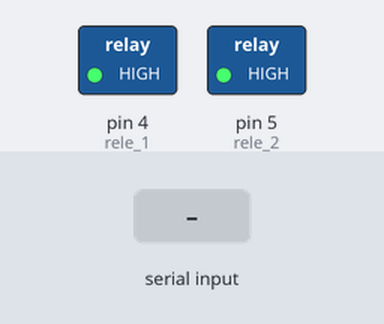
A sketch run on a simulated Arduino Nano, built with avr-gcc and run on an emulated ATmega328P. Parts: switched loads named in the sketch (green lamp = pin HIGH). The test bench sets the inputs (shaded band). What the sketch prints to the serial monitor is not drawn.

Above: at 1.2 s.
1.3 s: "+" received over Serial
At 2.5 s:
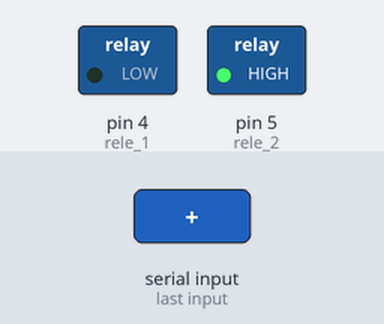
2.8 s: "A" received over the second serial link
4.3 s: "a" received over Serial
5.8 s: "B" received over the second serial link
7.3 s: "/" received over Serial
At 8.4 s:
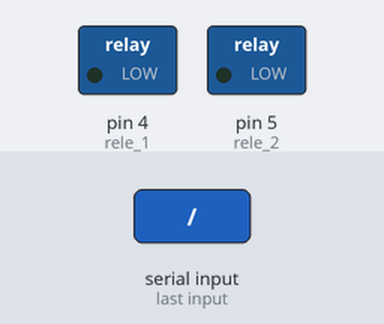
8.8 s: "b" received over the second serial link
Timing chart, 0 to 11.3 s (numbered marks = the images above; inputs shaded):
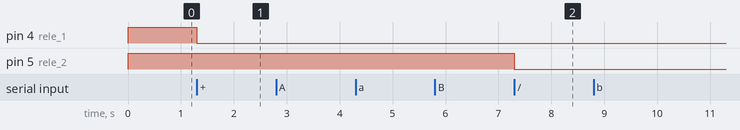

Measured:
- after the input at 1.3 s, pin 4 (rele_1): HIGH → LOW at once
- after the input at 2.8 s, every drawn part: stays the same
- after the input at 4.3 s, every drawn part: stays the same
- after the input at 5.8 s, every drawn part: stays the same
- after the input at 7.3 s, pin 5 (rele_2): HIGH → LOW at once
- after the input at 8.8 s, every drawn part: stays the same

The sketch:

BT_rele.ino
```cpp
// (licence header left out)
   // Serial para o modulo bluetooth
 #include <SoftwareSerial.h>
SoftwareSerial bluetooth(3, 2); // RX, TX

// Pinos onde está conectado o módulo de relês
const int rele_1 = 4;
const int rele_2 = 5;

int selecionado = rele_1;

// Constantes para ara facilitar a leitura do código
const int LIGADO = LOW;
const int DESLIGADO = HIGH;

void setup() {
  // inicalização das saídas
  digitalWrite(rele_1, DESLIGADO);
  pinMode(rele_1, OUTPUT);

  digitalWrite(rele_2, DESLIGADO);
  pinMode(rele_2, OUTPUT);

  // Porta serial - conversa com o PC
  Serial.begin(9600);
  Serial.println("Iniciado");

  // porta serial - conversa com o modulo BlueTooth
  bluetooth.begin(9600);
}

void loop() {
  // processa bluetooth
  if (bluetooth.available()) {
    parser (bluetooth.read()) ;
  }

  // processa Serial
  if (Serial.available()) {
    parser (Serial.read()) ;
  }
}

// Função que analisa os caracters enviados
// e executa os comandos apropriados
void parser (char incoming) {
  Serial.print(incoming);

  switch (incoming) {
    case 'A':
    case 'a':
      selecionado = rele_1;
      break;
    case 'B':
    case 'b':
      selecionado = rele_2;
      break;
    case '+':
      print_rele();
      Serial.println("LIGA");
      digitalWrite(selecionado, LIGADO);
      break;
    case '-':
      print_rele();
      Serial.println("desliga");
      digitalWrite(selecionado, DESLIGADO);
      break;
    case '/':
      print_rele();
      Serial.print("inverte -> ");
      if (invert(selecionado) == 0) {
        Serial.println(" LIGA");
      }
      else {
        Serial.println(" desliga");
      }
       break;
  }

}

// função para inverter o estado de uma saída no Arduino
int invert(int pin) {
  int result = 1 - digitalRead(pin);
  digitalWrite(pin, result);
  return result;
}

// função auxiliar para informar a saída selecionada pela serial do computador
inline void print_rele() {
  if (selecionado == rele_1) {
    Serial.print(" Rele 1: ");
  }
  else if (selecionado == rele_2) {
    Serial.print(" Rele 2: ");
  }
  else {
    Serial.print(" Indefinido: ");
  }
}
```
